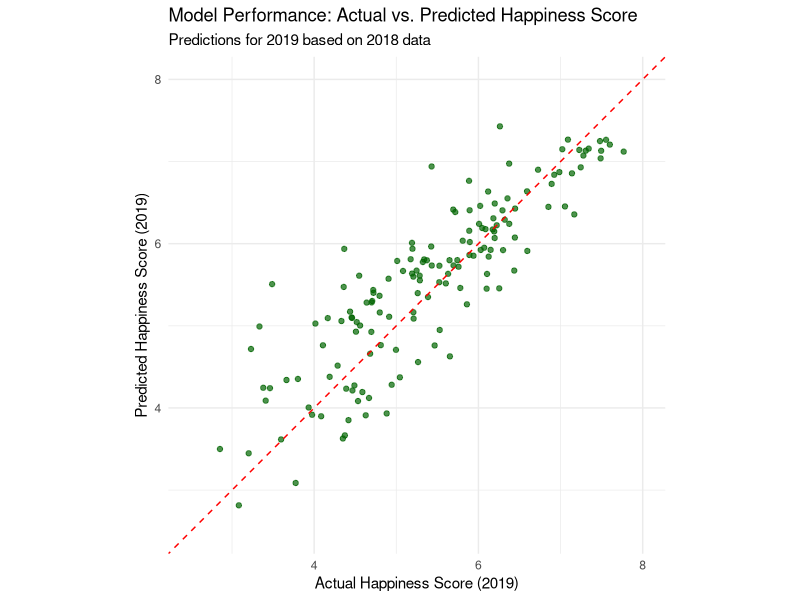
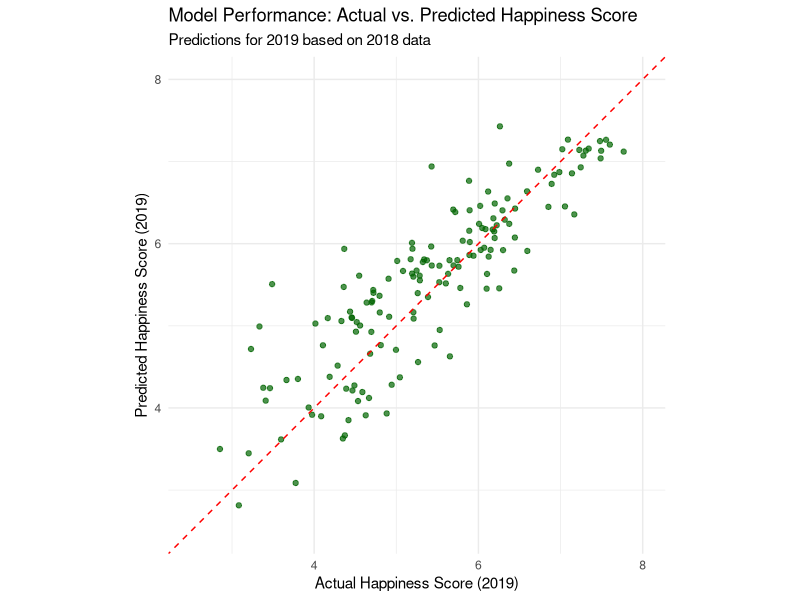

These figures' R source, in order:
# --- Phase 3: Predictive Modelling and Evaluation ---

# 1. Load Required Libraries
library(tidyverse)
library(broom)   # For tidying model output
library(Metrics) # For easily calculating RMSE and MAE

# 2. Load the clean training and testing data from Phase 1
train_data <- read_csv(
  "processed_data/train_set.csv",
  show_col_types = FALSE
)
test_data <- read_csv(
  "processed_data/test_set.csv",
  show_col_types = FALSE
)


# 3. Feature Scaling
# To interpret our final model's coefficients fairly, we need to scale the
# predictor variables. We will standardise them (mean = 0, sd = 1).

# Learn the scaling parameters (mean and sd) from the training
# data ONLY to prevent data leakage from the test set.
scaling_params <- train_data %>%
  summarise(
    across(
      c(
        gdp_per_capita, social_support, health,
        freedom, trust, generosity
      ),
      list(mean = mean, sd = sd)
    )
  )

# Now, apply these learned parameters to both the training and testing sets.
train_scaled <- train_data %>%
  mutate(
    gdp_per_capita = (gdp_per_capita - scaling_params$gdp_per_capita_mean) /
      scaling_params$gdp_per_capita_sd,
    social_support = (social_support - scaling_params$social_support_mean) /
      scaling_params$social_support_sd,
    health = (health - scaling_params$health_mean) / scaling_params$health_sd,
    freedom = (freedom - scaling_params$freedom_mean) / scaling_params$freedom_sd,
    trust = (trust - scaling_params$trust_mean) / scaling_params$trust_sd,
    generosity = (generosity - scaling_params$generosity_mean) /
      scaling_params$generosity_sd
  )

test_scaled <- test_data %>%
  mutate(
    gdp_per_capita = (gdp_per_capita - scaling_params$gdp_per_capita_mean) /
      scaling_params$gdp_per_capita_sd,
    social_support = (social_support - scaling_params$social_support_mean) /
      scaling_params$social_support_sd,
    health = (health - scaling_params$health_mean) / scaling_params$health_sd,
    freedom = (freedom - scaling_params$freedom_mean) / scaling_params$freedom_sd,
    trust = (trust - scaling_params$trust_mean) / scaling_params$trust_sd,
    generosity = (generosity - scaling_params$generosity_mean) /
      scaling_params$generosity_sd
  )


# 4. Train the Final Multiple Linear Regression Model
# We use the scaled training data. The '.' means "use all other columns as predictors".
final_model <- lm(
  happiness_score_next_year ~ .,
  data = select(train_scaled, -year, -country)
)

# 5. Interpret the Final Model's Coefficients
cat("--- Final Model Coefficients (from scaled data) ---\n\n")
# Using broom::tidy() gives a nice, clean data frame of the results
model_summary <- tidy(final_model)
print(model_summary)


# 6. Make Predictions on the Unseen Test Set
predictions <- predict(final_model, newdata = test_scaled)

# Combine predictions with actual values for evaluation
evaluation_df <- test_data %>%
  mutate(predicted_score = predictions)


# 7. Evaluate Model Performance
cat("\n--- Model Performance on the 2018 -> 2019 Test Set ---\n\n")

rmse_val <- rmse(evaluation_df$happiness_score_next_year, evaluation_df$predicted_score)
mae_val <- mae(evaluation_df$happiness_score_next_year, evaluation_df$predicted_score)

cat("Root Mean Squared Error (RMSE):", round(rmse_val, 4), "\n")
cat("Mean Absolute Error (MAE):     ", round(mae_val, 4), "\n")


# 8. Create Visualization for the Final Report
performance_plot <- ggplot(
  evaluation_df,
  aes(x = happiness_score_next_year, y = predicted_score)
) +
  geom_point(alpha = 0.7, color = "darkgreen") +
  geom_abline(intercept = 0, slope = 1, linetype = "dashed", color = "red") +
  labs(
    title = "Model Performance: Actual vs. Predicted Happiness Score",
    subtitle = "Predictions for 2019 based on 2018 data",
    x = "Actual Happiness Score (2019)",
    y = "Predicted Happiness Score (2019)"
  ) +
  coord_fixed(xlim = c(2.5, 8), ylim = c(2.5, 8)) +
  theme_minimal()

# Display the plot
print(performance_plot)

# Save the plot for the report
ggsave("final_report_visuals/performance_plot.png", performance_plot, width = 8, height = 6)
